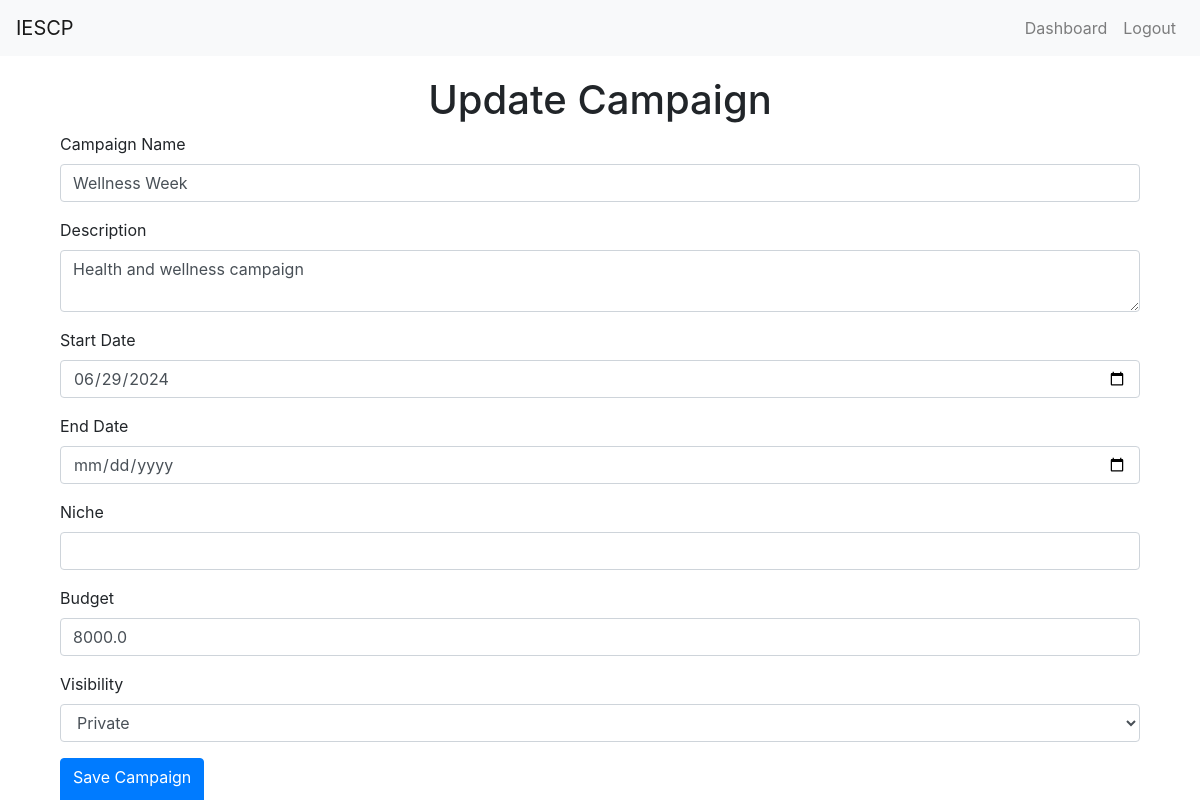
The app's page /campaign/2/update (signed in), older data.
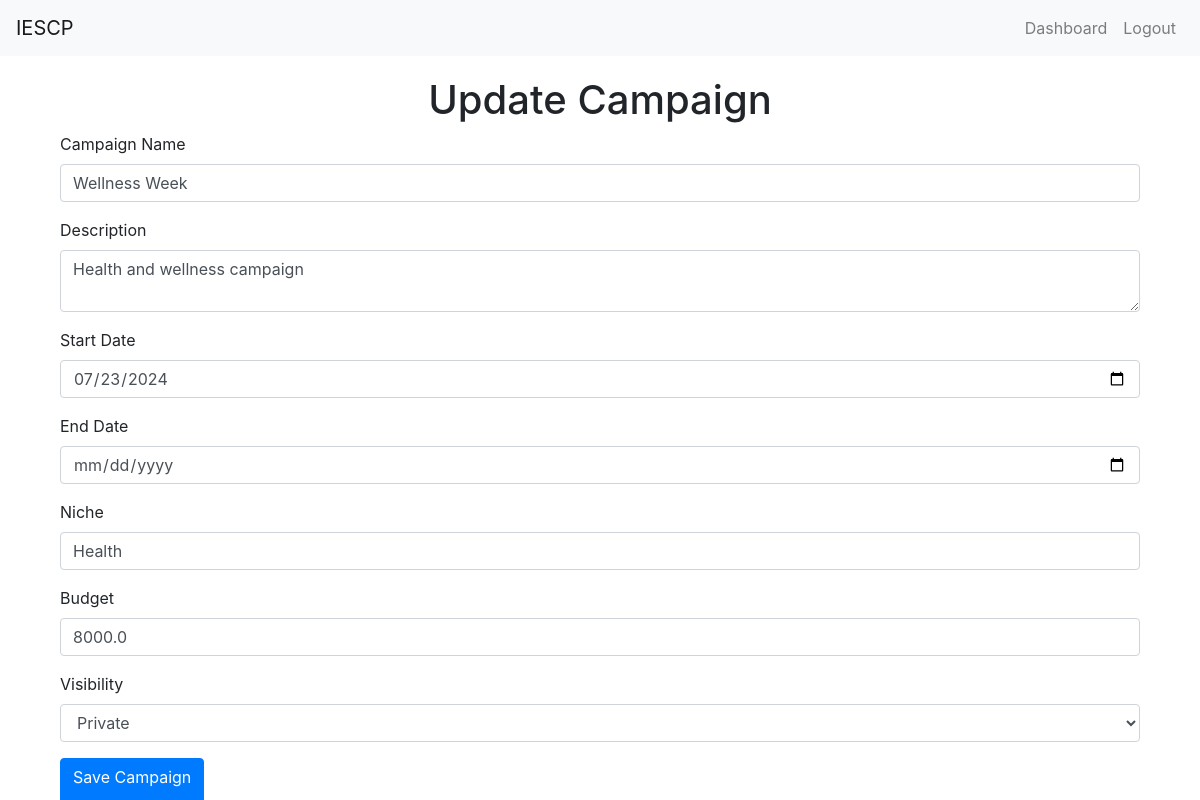
The same page, newer data.
### app.py (models this page shows, shortened)
class Campaign(db.Model):
    id = db.Column(db.Integer, primary_key=True)
    name = db.Column(db.String(100), nullable=False)
    description = db.Column(db.String(200))
    start_date = db.Column(db.DateTime, default=db.func.current_timestamp())
    end_date = db.Column(db.DateTime)
    niche = db.Column(db.String(100))
    budget = db.Column(db.Float, nullable=False)
    owner_id = db.Column(db.Integer, db.ForeignKey('user.id'), nullable=False)
    visibility = db.Column(db.String(10))  # 'public' or 'private'
    flagged = db.Column(db.Boolean, default=False)
    ad_requests = db.relationship('AdRequest', backref='campaign', lazy=True)

### app.py (the view)
@app.route('/campaign/<int:campaign_id>/update', methods=['GET', 'POST'])
@login_required
def update_campaign(campaign_id):
    campaign = Campaign.query.get_or_404(campaign_id)
    if campaign.owner != current_user:
        flash('Access unauthorized!', 'danger')
        return redirect(url_for('index'))
    form = CampaignForm()
    if form.validate_on_submit():
        campaign.name = form.name.data
        campaign.description = form.description.data
        campaign.start_date = form.start_date.data
        campaign.end_date = form.end_date.data
        campaign.budget = form.budget.data
        campaign.niche = form.niche.data
        campaign.visibility = form.visibility.data
        db.session.commit()
        flash('Campaign updated successfully!', 'success')
        return redirect(url_for('sponsor_dashboard'))
    elif request.method == 'GET':
        form.name.data = campaign.name
        form.description.data = campaign.description
        form.start_date.data = campaign.start_date
        form.end_date.data = campaign.end_date
        form.budget.data = campaign.budget
        form.niche.data = campaign.niche
        form.visibility.data = campaign.visibility
    return render_template('create_campaign.html', form=form, legend='Update Campaign')

### app.py
class CampaignForm(FlaskForm):
    name = StringField('Campaign Name', validators=[DataRequired()])
    description = TextAreaField('Description', validators=[DataRequired()])
    start_date = DateField('Start Date', format='%Y-%m-%d', validators=[DataRequired()])
    end_date = DateField('End Date', format='%Y-%m-%d', validators=[DataRequired()])
    niche = StringField('Niche', validators=[DataRequired()])
    budget = FloatField('Budget', validators=[DataRequired()])  # Change from DecimalField to FloatField
    visibility = SelectField('Visibility', choices=[('public', 'Public'), ('private', 'Private')], validators=[DataRequired()])
    submit = SubmitField('Save Campaign')

### app.py (called while the page is built)
@login_manager.user_loader
def load_user(user_id):
    return User.query.get(int(user_id))

### templates/create_campaign.html (shortened to what this page needs)
{% extends "layout.html" %}
{% block content %}
<div class="container">
    <h1 class="text-center">{{ legend }}</h1>
    <form method="POST">
        <div class="form-group">
            {{ form.name.label(class="form-label") }}
            {{ form.name(class="form-control") }}
        </div>
        <div class="form-group">
            {{ form.description.label(class="form-label") }}
            {{ form.description(class="form-control") }}
        </div>
        <div class="form-group">
            {{ form.start_date.label(class="form-label") }}
            {{ form.start_date(class="form-control") }}
        </div>
        <div class="form-group">
            {{ form.end_date.label(class="form-label") }}
            {{ form.end_date(class="form-control") }}
        </div>
        <div class="form-group">
            {{ form.niche.label(class="form-label") }}
            {{ form.niche(class="form-control") }}
        </div>
        <div class="form-group">
            {{ form.budget.label(class="form-label") }}
            {{ form.budget(class="form-control") }}
        </div>
        <div class="form-group">
            {{ form.visibility.label(class="form-label") }}
            {{ form.visibility(class="form-control") }}
        </div>
        <button type="submit" class="btn btn-primary">{{ form.submit.label }}</button>
    </form>
</div>
{% endblock %}

Row changes from the older to the newer data that the page shows:
changed Campaign "Wellness Week": start_date "06/29/2024" → "07/23/2024"; niche (not shown) → "Health"
